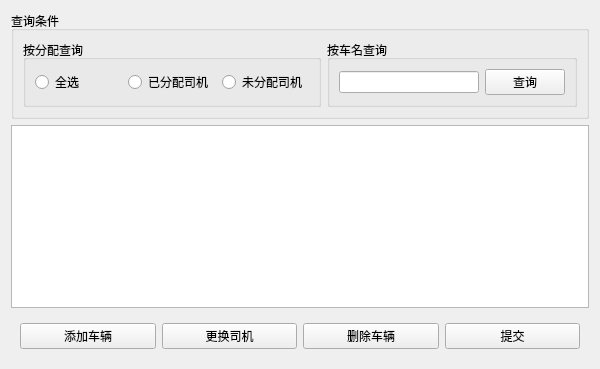
<?xml version="1.0" encoding="UTF-8"?>
<ui version="4.0">
 <class>CarsManager</class>
 <widget class="QWidget" name="CarsManager">
  <property name="geometry">
   <rect>
    <x>0</x>
    <y>0</y>
    <width>600</width>
    <height>369</height>
   </rect>
  </property>
  <property name="maximumSize">
   <size>
    <width>600</width>
    <height>400</height>
   </size>
  </property>
  <property name="windowTitle">
   <string>Form</string>
  </property>
  <layout class="QGridLayout" name="gridLayout">
   <item row="0" column="0">
    <widget class="QGroupBox" name="conditions">
     <property name="title">
      <string>查询条件</string>
     </property>
     <layout class="QHBoxLayout" name="horizontalLayout_4">
      <item>
       <widget class="QGroupBox" name="groupBox">
        <property name="title">
         <string>按分配查询</string>
        </property>
        <layout class="QHBoxLayout" name="horizontalLayout">
         <item>
          <widget class="QRadioButton" name="check_all">
           <property name="text">
            <string>全选</string>
           </property>
          </widget>
         </item>
         <item>
          <widget class="QRadioButton" name="check_had">
           <property name="text">
            <string>已分配司机</string>
           </property>
          </widget>
         </item>
         <item>
          <widget class="QRadioButton" name="check_not">
           <property name="text">
            <string>未分配司机</string>
           </property>
          </widget>
         </item>
        </layout>
       </widget>
      </item>
      <item>
       <widget class="QGroupBox" name="namearea">
        <property name="maximumSize">
         <size>
          <width>250</width>
          <height>16777215</height>
         </size>
        </property>
        <property name="title">
         <string>按车名查询</string>
        </property>
        <layout class="QHBoxLayout" name="horizontalLayout_3">
         <item>
          <widget class="QLineEdit" name="lineEdit"/>
         </item>
         <item>
          <widget class="QPushButton" name="but_serach">
           <property name="text">
            <string>查询</string>
           </property>
          </widget>
         </item>
        </layout>
       </widget>
      </item>
     </layout>
    </widget>
   </item>
   <item row="2" column="0">
    <widget class="QWidget" name="butarea" native="true">
     <property name="maximumSize">
      <size>
       <width>16777215</width>
       <height>80</height>
      </size>
     </property>
     <layout class="QHBoxLayout" name="horizontalLayout_2">
      <item>
       <widget class="QPushButton" name="but_add">
        <property name="text">
         <string>添加车辆</string>
        </property>
       </widget>
      </item>
      <item>
       <widget class="QPushButton" name="but_update">
        <property name="text">
         <string>更换司机</string>
        </property>
       </widget>
      </item>
      <item>
       <widget class="QPushButton" name="but_delete">
        <property name="text">
         <string>删除车辆</string>
        </property>
       </widget>
      </item>
      <item>
       <widget class="QPushButton" name="but_fin">
        <property name="text">
         <string>提交</string>
        </property>
       </widget>
      </item>
     </layout>
    </widget>
   </item>
   <item row="1" column="0">
    <widget class="QTableView" name="tableView">
     <property name="minimumSize">
      <size>
       <width>0</width>
       <height>0</height>
      </size>
     </property>
    </widget>
   </item>
  </layout>
 </widget>
 <resources/>
 <connections/>
</ui>
